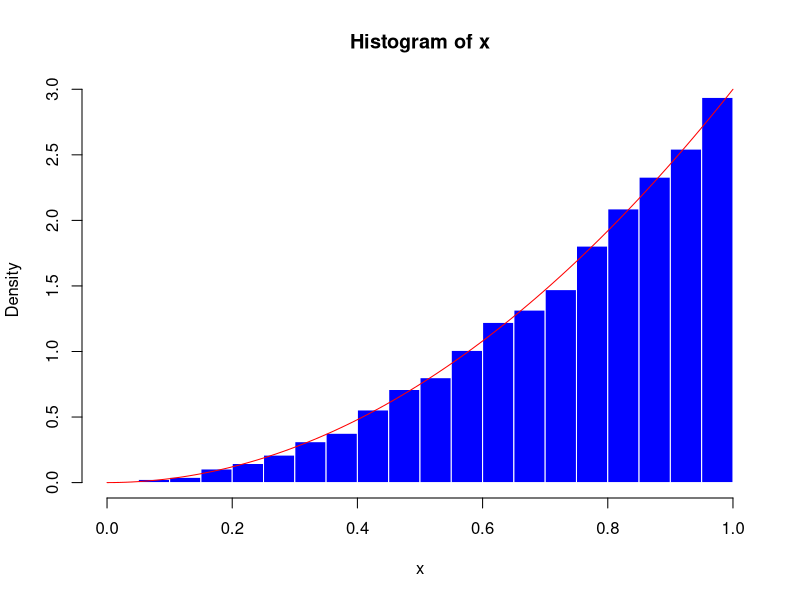
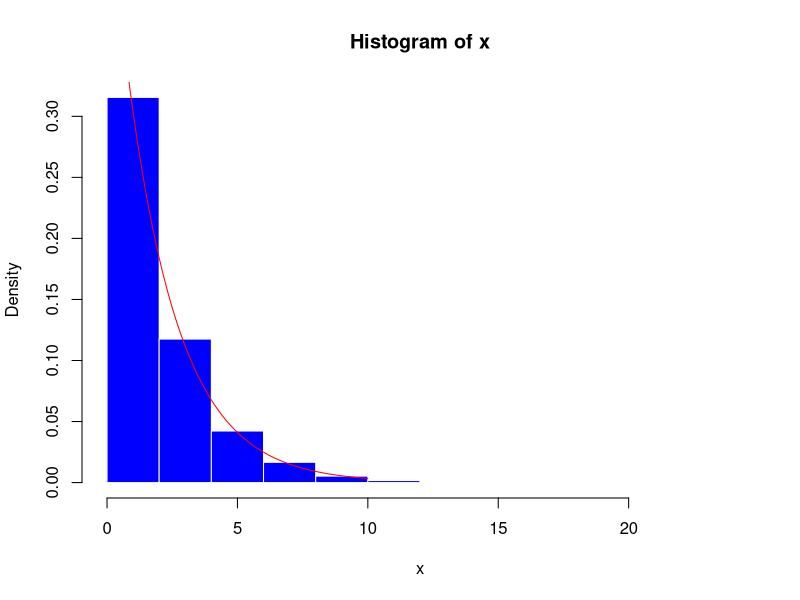
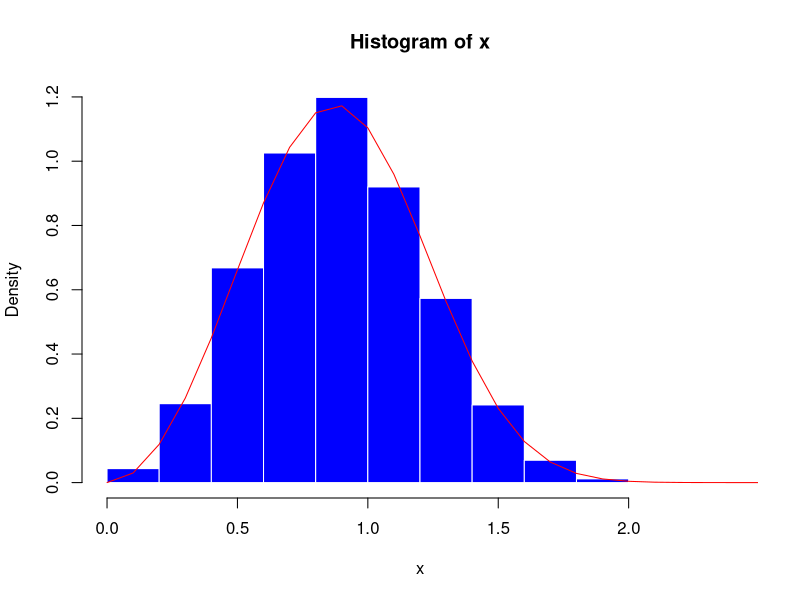
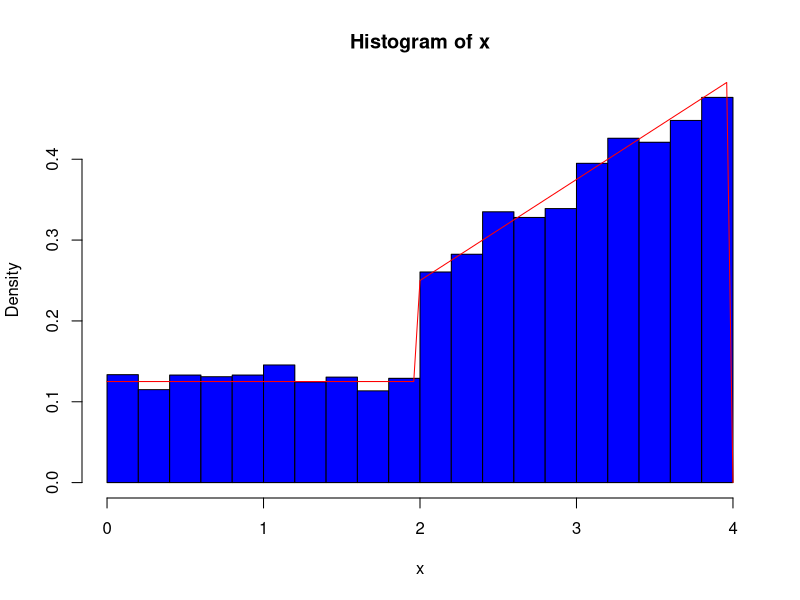
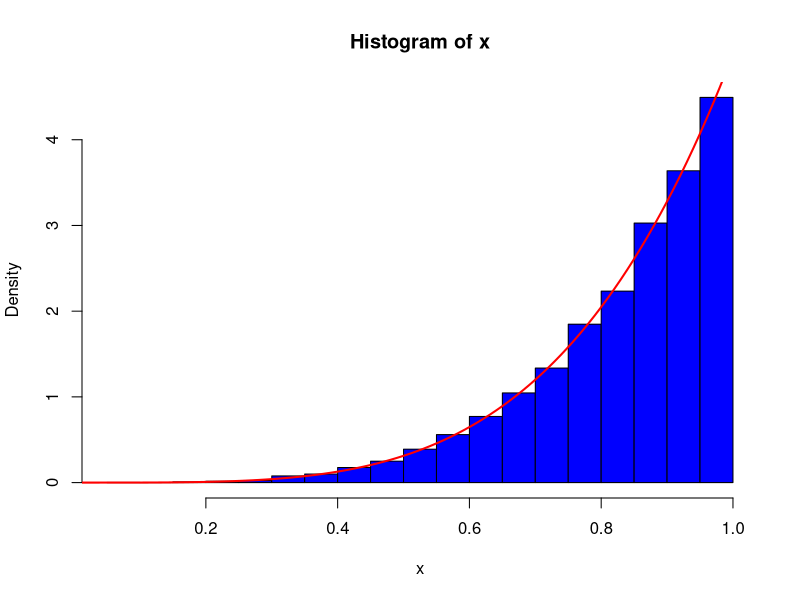

The R source for these figures, in order:
#Lec Example 1 Distribution with density: fx(x)=3x^2
n<-10^4 #sample size of 10^4
u<-runif(n) #generate unif(0,1) with n samples
x<-u^(1/3) #let x be u^(1/3)

hist(x,prob=TRUE, col="blue", border="white") #drawing the histogram with random variate x
y<-seq(0,1,0.01) #create y be a sequence of number start at 0 end at 1 with gap 0.01
lines(y,3*y^2, col="red") #draw the actual line 3y^2


#Lec Example 2 exponential distribution
n<-10^4 
theta<-2 #just some random theta, for instance, 3
u<-runif(n)
x<- -theta*log(1-u)

hist(x,prob=TRUE,col="blue", border="white")
curve(dexp(x,rate=1/theta),0,10,add=T,col="red") #dexp is just the density 
#function of exponential distribution


#Lec Example 3 Weibull distribution
n<-10^4
alpha<-3
u<-runif(n)
x<-(-log(1-u))^(1/alpha)

hist(x,prob=TRUE,col="blue", border="white")
curve(dweibull(x,shape=alpha, scale=1),0,10,add=T,col="red")

mean(x)


#Lec Example 4 discrete R.V. with x={1,2,3,4}
n<-10^4
u<-runif(n)
x<-ifelse(u<=0.2,1,
          ifelse(u<=0.7,2,
                 ifelse(u<=0.9,3,4)))
table(x)/n #table function is just count how many times each distinct value of x 



#Lec Example 5 geometric distribution
n<-10^4
u<-runif(n)
p<-0.4 #p is just a arbitrary number
q<-1-p
x<-ceiling((log(1-u))/(log(q)))

#To check whether the answer is correct, we can compare the mean and variance 
mean(x)
1/p #expected value of a geometric distribution
var(x)
(1-p)/(p^2) #variance of a geometric distribution



#Lec Example 6 binomial distribution
m <- 10^4 #sample size
u <- runif(m) #generate U ~ unif(0,1) with m samples
sim_vec <- numeric(m) #create a numeric vector of length m to store result
n <- 10 # arbitrary choice
p <- 0.4 # arbitrary choice
p_start <- choose(n, 0) * p^(0) * (1-p)^(n-0) #this is p_0(where the recursion starts)
#for the algorithm, we want to return the smallest j such that F(j)>=u and F(j) = sum of p_i
for(i in 1:m){
  j <- 0 #candidate value of x
  F_val <- p_start #current cdf F(j), since F(0) = p_0
  p_j <- p_start #current pmf p_j
  while((u[i] >= F_val) && (j<n)){ #if u[i] is still bigger than F(j),
  #then move to j+1, j<n is a safety stop because the binomial should stop at n
    p_j <- (n-j)/(j+1) * (p)/(1-p) * p_j #this is just the recursive formula derived
  #in question
    F_val <- F_val + p_j #F(j+1) = F(j)+p_j+1
    j <- j + 1
  }
  sim_vec[i] <- j
}

table(sim_vec)/m
# Comparing mean and variance
mean(sim_vec)
n*p
var(sim_vec)
n*p*(1-p)



#Lec Example 7 pmf p_i = (a*theta^i)/i
n<-10^4
u<-runif(n)
sim_vec<-numeric(n)
theta<-0.4
a<-(-log(1-theta))^(-1)
p_start<-(a*theta^1)/1

for(i in 1:n){
  j<-1
  F_val<-p_start
  p_j<-p_start
  while(u[i]>=F_val){
    j<-j+1
    p_j<-(theta*(j-1)/(j))*p_j
    F_val<-F_val+p_j
  }
  sim_vec[i]<-j
}

mean(sim_vec)
(-log(1-theta))^(-1) * (theta/(1-theta))



#Quiz 1 Practice problem Q1
n <- 10^4
u <- runif(n)

x <- ifelse(u <= 1/4, 8*u, 4*sqrt(u))

#histogram of x
hist(x, prob = TRUE, col = "blue")

# Actually density function
fy <- function(y){
  ifelse(y < 0, 0, 
         ifelse(y < 2, 1/8, 
                ifelse(y < 4, y/8, 0)))
}

curve(fy, from = 0, to = 4, add = TRUE, col = "red")




#Quiz 1 Practice problem Q2
n <- 10^4
u <- runif(n)
x <- u^(1/5)

hist(x, prob = TRUE, col = "blue")

den <- function(x){
  5*x^(4)
}
curve(den, from = 0, to = 1, add = TRUE, col = "red", lwd = 2)



#Term Test 1 Practice A Q1
n <- 10^4
u <- runif(n)
x <- ifelse(u <= 1/4, 8*u, 4*sqrt(u))



#Term Test 1 Practice B Q1
n <- 10^4
u <- runif(n)
x <- ifelse(u <= 0.2, 1, 
            ifelse(u <= 0.7, 2, 
                   ifelse( u <= 0.9, 3, 4)))
